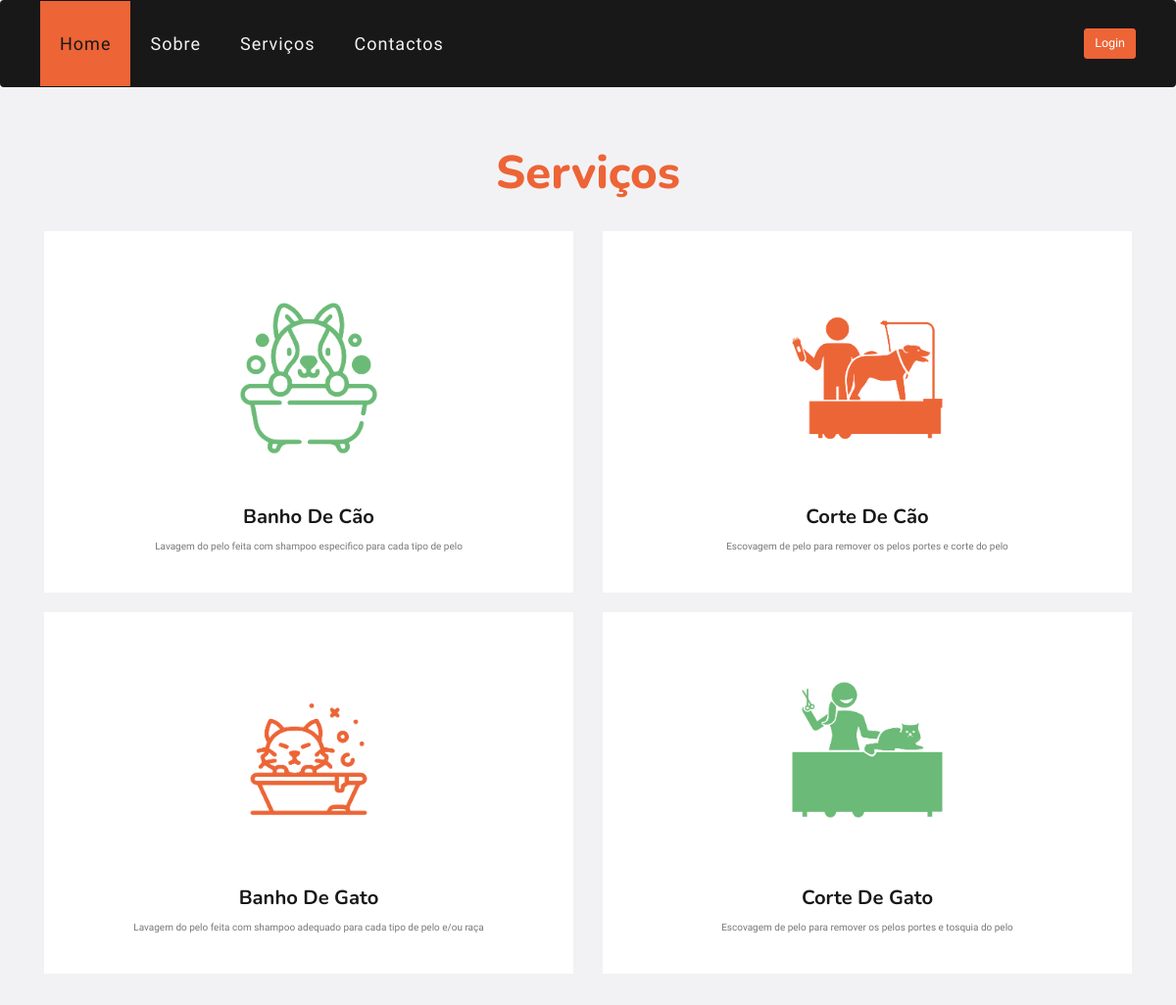
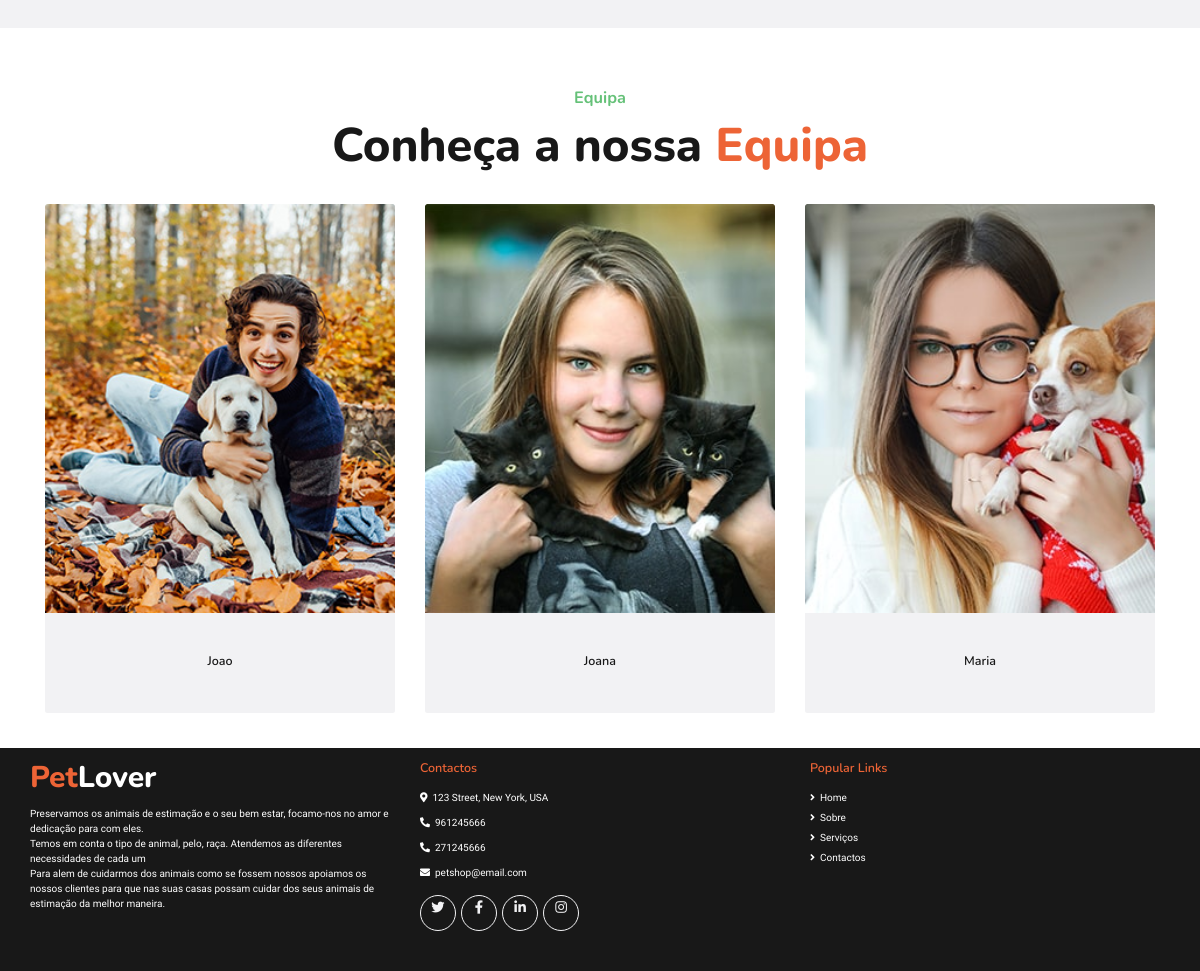
Page /paginas/servicos.php on the committed database (2 pictures, top to bottom).
### tables this page shows
CREATE TABLE `servicos` (
  `id` int(11) NOT NULL,
  `nomeServico` text NOT NULL,
  `descricao` text NOT NULL,
  `duracao` int(11) NOT NULL,
  `preco` int(11) NOT NULL,
  `imagem` varchar(60) NOT NULL
);

CREATE TABLE `utilizadores` (
  `id` int(11) NOT NULL,
  `nomeUtilizador` text NOT NULL,
  `password` text NOT NULL,
  `email` text NOT NULL,
  `telemovel` int(13) NOT NULL,
  `tipo` enum('cliente','funcionario','admin') DEFAULT NULL,
  `imagem` varchar(60) DEFAULT NULL
);

### paginas/servicos.php (the view, shortened to what this page needs)
<!DOCTYPE html>
<html>
<?php
require 'head.php';
$servicos = mysqli_query($conn, "SELECT * FROM servicos");
$funcionarios = mysqli_query($conn, "SELECT * FROM utilizadores WHERE tipo='funcionario'");
?>
<body>
    <?php require 'header.php'; ?>
    <div class="container-fluid bg-light pt-5">
        <div class="container py-5">
            <div class="d-flex flex-column text-center mb-5">
                <h1 class="display-4 m-0"><span class="text-primary">Serviços</span> </h1>
            </div>
            <div class="row pb-3">
                <?php
                while ($servicoInfo = mysqli_fetch_array($servicos)) {
                ?>
                    <div class="col-md-12 col-lg-6 mb-4">
                        <div class="d-flex flex-column text-center bg-white mb-2 p-3 p-sm-5">
                            <img class="img-fluid w-50 align-self-center" src="<?php echo $servicoInfo['imagem'] ?>">
                            <h3 class="mb-3 text-capitalize"> <?php echo $servicoInfo['nomeServico'] ?> </h3>
                            <p> <?php echo $servicoInfo['descricao'] ?> </p>
                        </div>
                    </div>
                <?php } ?>
            </div>
        </div>
    </div>
    <div class="container mt-5 pt-5 pb-3">
        <div class="d-flex flex-column text-center mb-5">
            <h4 class="text-secondary mb-3">Equipa</h4>
            <h1 class="display-4 m-0">Conheça a nossa <span class="text-primary">Equipa</span></h1>
        </div>
        <div class="row">
            <?php
            while ($funcionariosInfo = mysqli_fetch_array($funcionarios)) {
            ?>
                <div class="col-lg-4 col-md-6">
                    <div class="team card position-relative overflow-hidden border-0 mb-4">
                        <img class="card-img-top" src="<?php echo $funcionariosInfo['imagem'] ?>" alt="">
                        <div class="card-body text-center p-0">
                            <div class="team-text d-flex flex-column justify-content-center bg-light">
                                <h5 class="text-capitalize"> <?php echo $funcionariosInfo['nomeUtilizador'] ?> </h5>
                            </div>
                        </div>
                    </div>
                </div>
            <?php } ?>
        </div>
    </div>
    <?php require 'footer.php'; ?>
</body>
</html>

### paginas/head.php (shortened to what this page needs)
<head>
    <link href="https://cdnjs.cloudflare.com/ajax/libs/font-awesome/5.10.0/css/all.min.css" rel="stylesheet">
    <link href="https://cdn.jsdelivr.net/npm/bootstrap@5.3.0-alpha3/dist/css/bootstrap.min.css" rel="stylesheet">
    <link rel="stylesheet" href="https://maxcdn.bootstrapcdn.com/bootstrap/3.4.1/css/bootstrap.min.css">
    <link href="style.css" rel="stylesheet">
</head>

### paginas/header.php (shortened to what this page needs)
<header>
    <div class="container-fluid p-0">
        <nav class="navbar navbar-expand-lg bg-dark navbar-dark py-3 py-lg-0 px-lg-5 mb-0">
            <div class="collapse navbar-collapse justify-content-between px-3" id="navbarCollapse">
                <div class="navbar-nav mr-auto py-0">
                    <a href="index.php" class="nav-item nav-link active">Home</a>
                    <a href="sobre.php" class="nav-item nav-link">Sobre</a>
                    <a href="servicos.php" class="nav-item nav-link">Serviços</a>
                    <a href="contactos.php" class="nav-item nav-link">Contactos</a>
                </div>
                <?php
                if (isset($_SESSION['nomeUtilizador'])) {
                    echo '
                    <a  class="btn btn-lg btn-primary px-3 d-none d-lg-block nav-link dropdown-toggle"
                    data-toggle="dropdown" href="#"   aria-haspopup="true" aria-expanded="false">
                        <i class="fas fa-user"></i>
                        <label class="text-capitalize"> ' . $_SESSION['nomeUtilizador'] . ' </label>
                    </a>
                    <div class="dropdown-menu dropdown-menu-right bg-black mx-5"  aria-labelledby="dropdownMenuLink">
                        <a class="dropdown-item text-light" href="dadospessoais.php">Dados Pessoais</a>
                        <a class="dropdown-item text-light" href="reservas.php">Reservas</a>
                        ';
                    if (($_SESSION['tipo'] == "admin" || $_SESSION['tipo'] == "funcionario")) {
                        echo '  <a class="dropdown-item text-light" href="gestao.php">Gestão</a>
                                ';
                    }
                    echo '
                        <div class="dropdown-divider"></div>
                        <a class="dropdown-item text-light" href="logout.php">Logout</a>
                        </div>';
                } else {
                    echo ' <a href="login.php" class="btn btn-lg btn-primary px-3 d-none d-lg-block">Login</a> ';
                }
                ?>
        </nav>
    </div>
</header>

### paginas/footer.php (shortened to what this page needs)
<div class="container-fluid bg-dark text-white mt-3 py-3 px-sm-3 px-md-5">
    <div class="row pt-1">
        <div class="col-lg-4 col-md-12 mb-5">
            <h1 class="mb-3 display-5 text-capitalize text-white"><span class="text-primary">Pet</span>Lover</h1>
            <p class="m-0"> Preservamos os animais de estimação e o seu bem estar, focamo-nos no amor e dedicação para com eles. </p>
            <p class="m-0"> Temos em conta o tipo de animal, pelo, raça. Atendemos as diferentes necessidades de cada um</p>
            <p class="m-0"> Para alem de cuidarmos dos animais como se fossem nossos apoiamos os nossos clientes para que nas suas casas possam cuidar dos seus animais de estimação da melhor maneira.</p>
        </div>
        <div class="col-lg-8 col-md-12">
            <div class="row">
                <div class="col-md-6 mb-5">
                    <h5 class="text-primary mb-4">Contactos</h5>
                    <p><i class="fa fa-map-marker-alt mr-2"></i>123 Street, New York, USA</p>
                    <p><i class="fa fa-phone-alt mr-2"></i>961245666</p>
                    <p><i class="fa fa-phone-alt mr-2"></i>271245666</p>
                    <p><i class="fa fa-envelope mr-2"></i>petshop@email.com</p>
                    <div class="d-flex justify-content-start mt-4">
                        <a class="btn btn-outline-light rounded-circle text-center mr-2 px-0" style="width: 36px; height: 36px;" href="#"><i class="fab fa-twitter fa-lg"></i></a>
                        <a class="btn btn-outline-light rounded-circle text-center mr-2 px-0" style="width: 36px; height: 36px;" href="#"><i class="fab fa-facebook-f fa-lg"></i></a>
                        <a class="btn btn-outline-light rounded-circle text-center mr-2 px-0" style="width: 36px; height: 36px;" href="#"><i class="fab fa-linkedin-in fa-lg"></i></a>
                        <a class="btn btn-outline-light rounded-circle text-center mr-2 px-0" style="width: 36px; height: 36px;" href="#"><i class="fab fa-instagram fa-lg"></i></a>
                    </div>
                </div>
                <div class="col-md-6 mb-5">
                    <h5 class="text-primary mb-4">Popular Links</h5>
                    <div class="d-flex flex-column justify-content-start">
                        <a class="text-white mb-2" href="index.php"><i class="fa fa-angle-right mr-2"></i>Home</a>
                        <a class="text-white mb-2" href="sobre.php"><i class="fa fa-angle-right mr-2"></i>Sobre</a>
                        <a class="text-white mb-2" href="servicos.php"><i class="fa fa-angle-right mr-2"></i>Serviços</a>
                        <a class="text-white" href="contactos.php"><i class="fa fa-angle-right mr-2"></i>Contactos</a>
                    </div>
                </div>
            </div>
        </div>
    </div>
</div>

### rows in the picture
servicos: imagem (picture), nomeServico "Banho De Cão", descricao "Lavagem do pelo feita com shampoo especifico para cada tipo de pelo"
servicos: imagem (picture), nomeServico "Corte De Cão", descricao "Escovagem de pelo para remover os pelos portes e corte do pelo"
servicos: imagem (picture), nomeServico "Banho De Gato", descricao "Lavagem do pelo feita com shampoo adequado para cada tipo de pelo e/ou raça"
servicos: imagem (picture), nomeServico "Corte De Gato", descricao "Escovagem de pelo para remover os pelos portes e tosquia do pelo"
utilizadores: imagem (picture), nomeUtilizador "Joao"
utilizadores: imagem (picture), nomeUtilizador "Joana"
utilizadores: imagem (picture), nomeUtilizador "Maria"
